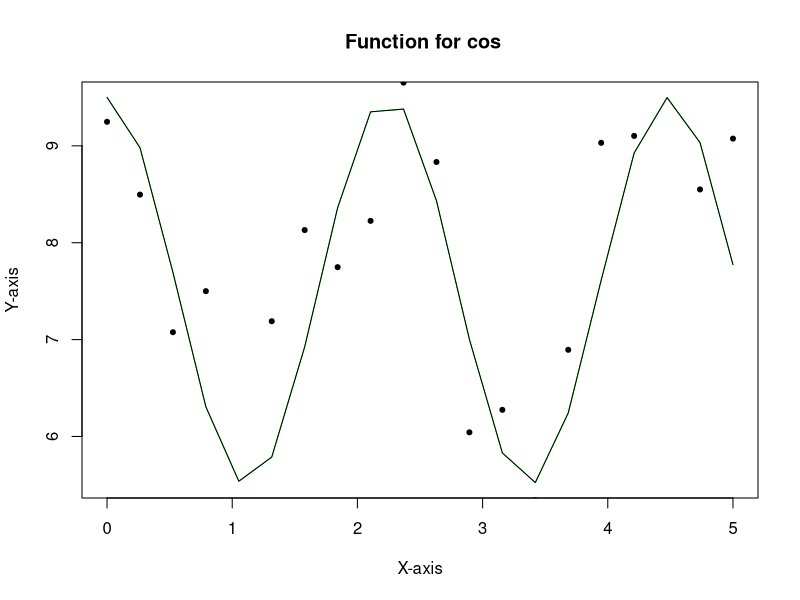

Here is the R script that generated this plot:
#input x \epsilon 0,5 with normal distribution (0,1)
x<-seq(0,5, length.out = 20)

#y is cos function
y<-(2*cos(2.8*x)+7.5)

#add noise to the cos fucntion.
noise<-rnorm(x,mean = 0, sd = 1)
inputmatrix<-(y+noise)

#plot curve and points for cos function with noise.
plot(x,y,main = " Function for cos", type='l' , ylab = "Y-axis", xlab = "X-axis",col = "green", pch = 20 )
points(x,inputmatrix, pch =20)
lines(x,y)